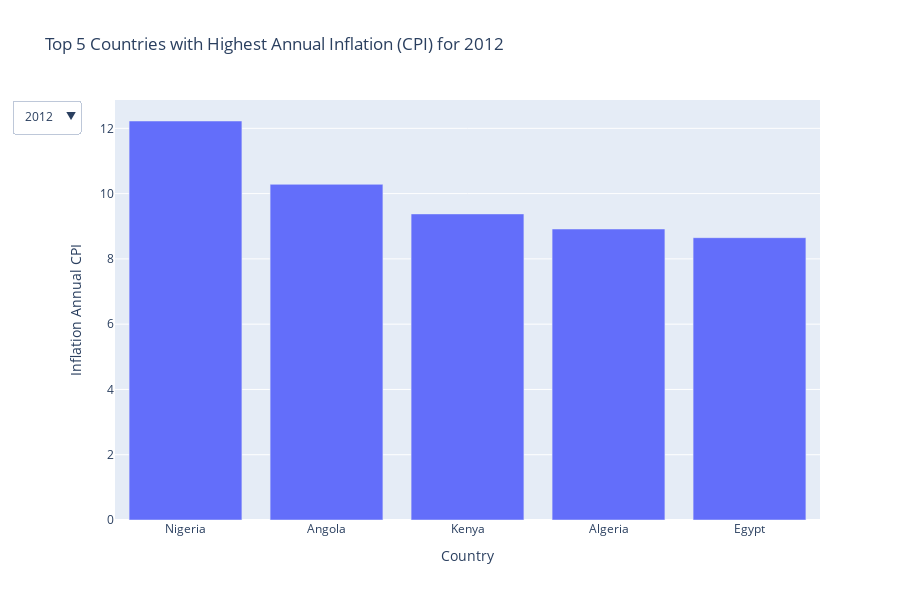

The cell this chart's notebook holds for it:
### Code cell
df_top5 = df.sort_values(['year', 'inflation_annual_cpi'], ascending=[True, False]) \
             .groupby('year').head(5)

years = df_top5['year'].unique()

fig = px.bar(df_top5[df_top5['year'] == years[0]], x='country', y='inflation_annual_cpi',
             title=f"Top 5 Countries with Highest Annual Inflation (CPI) for {years[0]}",
             labels={'inflation_annual_cpi': 'Inflation Annual CPI'})

dropdown_buttons = [
    {
        'label': str(year),
        'method': 'update',
        'args': [
            {'x': [df_top5[df_top5['year'] == year]['country']],  # Update x-axis
             'y': [df_top5[df_top5['year'] == year]['inflation_annual_cpi']]},  # Update y-axis
            {'title': f"Top 5 Countries with Highest Annual Inflation (CPI) for {year}"}  # Update title
        ]
    }
    for year in years
]

fig.update_layout(
    updatemenus=[
        {
            'buttons': dropdown_buttons,
            'direction': 'down',
            'showactive': True,
        }
    ],
    xaxis_title="Country",
    yaxis_title="Inflation Annual CPI",
    height=600,
    width=900
)

fig.show()

### Figure 1 — Plotly figure (JSON) as saved in the notebook; plotly's stock layout.template omitted (floating-point values rounded to 4 significant figures)
{"data": [{"alignmentgroup": "True", "hovertemplate": "country=%{x}<br>Inflation Annual CPI=%{y}<extra></extra>", "legendgroup": "", "marker": {"color": "#636efa", "pattern": {"shape": ""}}, "name": "", "offsetgroup": "", "orientation": "v", "showlegend": false, "textposition": "auto", "type": "bar", "x": ["Nigeria", "Angola", "Kenya", "Algeria", "Egypt"], "xaxis": "x", "y": [12.22, 10.29, 9.378, 8.916, 8.65], "yaxis": "y"}], "layout": {"barmode": "relative", "height": 600, "legend": {"tracegroupgap": 0}, "title": {"text": "Top 5 Countries with Highest Annual Inflation (CPI) for 2012"}, "updatemenus": [{"active": 152, "buttons": [{"args": [{"x": [["Egypt"]], "y": [[5.944]]}, {"title": "Top 5 Countries with Highest Annual Inflation (CPI) for 1860"}], "label": "1860", "method": "update"}, {"args": [{"x": [["Egypt"]], "y": [[5.953]]}, {"title": "Top 5 Countries with Highest Annual Inflation (CPI) for 1861"}], "label": "1861", "method": "update"}, {"args": [{"x": [["Egypt"]], "y": [[5.941]]}, {"title": "Top 5 Countries with Highest Annual Inflation (CPI) for 1862"}], "label": "1862", "method": "update"}, {"args": [{"x": [["Egypt"]], "y": [[5.95]]}, {"title": "Top 5 Countries with Highest Annual Inflation (CPI) for 1863"}], "label": "1863", "method": "update"}, {"args": [{"x": [["Egypt"]], "y": [[5.951]]}, {"title": "Top 5 Countries with Highest Annual Inflation (CPI) for 1864"}], "label": "1864", "method": "update"}, {"args": [{"x": [["Egypt"]], "y": [[5.945]]}, {"title": "Top 5 Countries with Highest Annual Inflation (CPI) for 1865"}], "label": "1865", "method": "update"}, {"args": [{"x": [["Egypt"]], "y": [[5.942]]}, {"title": "Top 5 Countries with Highest Annual Inflation (CPI) for 1866"}], "label": "1866", "method": "update"}, {"args": [{"x": [["Egypt"]], "y": [[5.951]]}, {"title": "Top 5 Countries with Highest Annual Inflation (CPI) for 1867"}], "label": "1867", "method": "update"}, {"args": [{"x": [["Egypt"]], "y": [[5.949]]}, {"title": "Top 5 Countries with Highest Annual Inflation (CPI) for 1868"}], "label": "1868", "method": "update"}, {"args": [{"x": [["Egypt"]], "y": [[5.938]]}, {"title": "Top 5 Countries with Highest Annual Inflation (CPI) for 1869"}], "label": "1869", "method": "update"}, {"args": [{"x": [["Egypt", "Algeria"]], "y": [[5.953, 3.441]]}, {"title": "Top 5 Countries with Highest Annual Inflation (CPI) for 1870"}], "label": "1870", "method": "update"}, {"args": [{"x": [["Algeria", "Egypt"]], "y": [[14.15, 12.98]]}, {"title": "Top 5 Countries with Highest Annual Inflation (CPI) for 1871"}], "label": "1871", "method": "update"}, {"args": [{"x": [["Algeria", "Egypt"]], "y": [[-3.719, -4.202]]}, {"title": "Top 5 Countries with Highest Annual Inflation (CPI) for 1872"}], "label": "1872", "method": "update"}, {"args": [{"x": [["Algeria", "Egypt"]], "y": [[11.2, -4.172]]}, {"title": "Top 5 Countries with Highest Annual Inflation (CPI) for 1873"}], "label": "1873", "method": "update"}, {"args": [{"x": [["Egypt", "Algeria"]], "y": [[1.556, -3.849]]}, {"title": "Top 5 Countries with Highest Annual Inflation (CPI) for 1874"}], "label": "1874", "method": "update"}, {"args": [{"x": [["Egypt", "Algeria"]], "y": [[-8.528, -20.92]]}, {"title": "Top 5 Countries with Highest Annual Inflation (CPI) for 1875"}], "label": "1875", "method": "update"}, {"args": [{"x": [["Algeria", "Egypt"]], "y": [[-1.77, -10.87]]}, {"title": "Top 5 Countries with Highest Annual Inflation (CPI) for 1876"}], "label": "1876", "method": "update"}, {"args": [{"x": [["Algeria", "Egypt"]], "y": [[29.12, -0.4374]]}, {"title": "Top 5 Countries with Highest Annual Inflation (CPI) for 1877"}], "label": "1877", "method": "update"}, {"args": [{"x": [["Egypt", "Algeria"]], "y": [[-0.5141, -1.493]]}, {"title": "Top 5 Countries with Highest Annual Inflation (CPI) for 1878"}], "label": "1878", "method": "update"}, {"args": [{"x": [["Egypt", "Algeria"]], "y": [[10.55, -16.83]]}, {"title": "Top 5 Countries with Highest Annual Inflation (CPI) for 1879"}], "label": "1879", "method": "update"}, {"args": [{"x": [["Algeria", "Egypt"]], "y": [[3.881, 1.785]]}, {"title": "Top 5 Countries with Highest Annual Inflation (CPI) for 1880"}], "label": "1880", "method": "update"}, {"args": [{"x": [["Algeria", "Egypt"]], "y": [[12.62, -12.41]]}, {"title": "Top 5 Countries with Highest Annual Inflation (CPI) for 1881"}], "label": "1881", "method": "update"}, {"args": [{"x": [["Egypt", "Algeria"]], "y": [[4.233, -12.36]]}, {"title": "Top 5 Countries with Highest Annual Inflation (CPI) for 1882"}], "label": "1882", "method": "update"}, {"args": [{"x": [["Algeria", "Egypt"]], "y": [[-1.39, -2.232]]}, {"title": "Top 5 Countries with Highest Annual Inflation (CPI) for 1883"}], "label": "1883", "method": "update"}, {"args": [{"x": [["Egypt", "Algeria"]], "y": [[-0.4771, -15.94]]}, {"title": "Top 5 Countries with Highest Annual Inflation (CPI) for 1884"}], "label": "1884", "method": "update"}, {"args": [{"x": [["Egypt"]], "y": [[-6.439]]}, {"title": "Top 5 Countries with Highest Annual Inflation (CPI) for 1885"}], "label": "1885", "method": "update"}, {"args": [{"x": [["Egypt"]], "y": [[3.617]]}, {"title": "Top 5 Countries with Highest Annual Inflation (CPI) for 1886"}], "label": "1886", "method": "update"}, {"args": [{"x": [["Egypt"]], "y": [[-2.841]]}, {"title": "Top 5 Countries with Highest Annual Inflation (CPI) for 1887"}], "label": "1887", "method": "update"}, {"args": [{"x": [["Egypt"]], "y": [[-6.217]]}, {"title": "Top 5 Countries with Highest Annual Inflation (CPI) for 1888"}], "label": "1888", "method": "update"}, {"args": [{"x": [["Egypt"]], "y": [[-12.33]]}, {"title": "Top 5 Countries with Highest Annual Inflation (CPI) for 1889"}], "label": "1889", "method": "update"}, {"args": [{"x": [["Egypt"]], "y": [[7.95]]}, {"title": "Top 5 Countries with Highest Annual Inflation (CPI) for 1890"}], "label": "1890", "method": "update"}, {"args": [{"x": [["Egypt"]], "y": [[10.18]]}, {"title": "Top 5 Countries with Highest Annual Inflation (CPI) for 1891"}], "label": "1891", "method": "update"}, {"args": [{"x": [["Egypt"]], "y": [[1.959]]}, {"title": "Top 5 Countries with Highest Annual Inflation (CPI) for 1892"}], "label": "1892", "method": "update"}, {"args": [{"x": [["Egypt"]], "y": [[-13.92]]}, {"title": "Top 5 Countries with Highest Annual Inflation (CPI) for 1893"}], "label": "1893", "method": "update"}, {"args": [{"x": [["Egypt"]], "y": [[-4.953]]}, {"title": "Top 5 Countries with Highest Annual Inflation (CPI) for 1894"}], "label": "1894", "method": "update"}, {"args": [{"x": [["Egypt"]], "y": [[-5.579]]}, {"title": "Top 5 Countries with Highest Annual Inflation (CPI) for 1895"}], "label": "1895", "method": "update"}, {"args": [{"x": [["Egypt"]], "y": [[9.705]]}, {"title": "Top 5 Countries with Highest Annual Inflation (CPI) for 1896"}], "label": "1896", "method": "update"}, {"args": [{"x": [["Egypt"]], "y": [[2.846]]}, {"title": "Top 5 Countries with Highest Annual Inflation (CPI) for 1897"}], "label": "1897", "method": "update"}, {"args": [{"x": [["Egypt"]], "y": [[14.22]]}, {"title": "Top 5 Countries with Highest Annual Inflation (CPI) for 1898"}], "label": "1898", "method": "update"}, {"args": [{"x": [["Egypt"]], "y": [[-6.374]]}, {"title": "Top 5 Countries with Highest Annual Inflation (CPI) for 1899"}], "label": "1899", "method": "update"}, {"args": [{"x": [["Egypt", "South Africa"]], "y": [[7.388, 4.11]]}, {"title": "Top 5 Countries with Highest Annual Inflation (CPI) for 1900"}], "label": "1900", "method": "update"}, {"args": [{"x": [["South Africa", "Egypt"]], "y": [[9.204, 0.11]]}, {"title": "Top 5 Countries with Highest Annual Inflation (CPI) for 1901"}], "label": "1901", "method": "update"}, {"args": [{"x": [["South Africa", "Egypt"]], "y": [[2.414, -0.5494]]}, {"title": "Top 5 Countries with Highest Annual Inflation (CPI) for 1902"}], "label": "1902", "method": "update"}, {"args": [{"x": [["Egypt", "South Africa"]], "y": [[-7.533, -8.237]]}, {"title": "Top 5 Countries with Highest Annual Inflation (CPI) for 1903"}], "label": "1903", "method": "update"}, {"args": [{"x": [["Egypt", "South Africa"]], "y": [[-2.64, -5.13]]}, {"title": "Top 5 Countries with Highest Annual Inflation (CPI) for 1904"}], "label": "1904", "method": "update"}, {"args": [{"x": [["Egypt", "South Africa"]], "y": [[15.36, -6.754]]}, {"title": "Top 5 Countries with Highest Annual Inflation (CPI) for 1905"}], "label": "1905", "method": "update"}, {"args": [{"x": [["Egypt", "South Africa"]], "y": [[9.449, -7.251]]}, {"title": "Top 5 Countries with Highest Annual Inflation (CPI) for 1906"}], "label": "1906", "method": "update"}, {"args": [{"x": [["Egypt", "South Africa"]], "y": [[1.308, -1.556]]}, {"title": "Top 5 Countries with Highest Annual Inflation (CPI) for 1907"}], "label": "1907", "method": "update"}, {"args": [{"x": [["Egypt", "South Africa"]], "y": [[8.87, -1.59]]}, {"title": "Top 5 Countries with Highest Annual Inflation (CPI) for 1908"}], "label": "1908", "method": "update"}, {"args": [{"x": [["South Africa", "Egypt"]], "y": [[4.838, 1.186]]}, {"title": "Top 5 Countries with Highest Annual Inflation (CPI) for 1909"}], "label": "1909", "method": "update"}, {"args": [{"x": [["South Africa", "Egypt"]], "y": [[15.39, -11.74]]}, {"title": "Top 5 Countries with Highest Annual Inflation (CPI) for 1910"}], "label": "1910", "method": "update"}, {"args": [{"x": [["South Africa", "Egypt"]], "y": [[4.0, 1.292]]}, {"title": "Top 5 Countries with Highest Annual Inflation (CPI) for 1911"}], "label": "1911", "method": "update"}, {"args": [{"x": [["Egypt", "South Africa"]], "y": [[6.244, 2.561]]}, {"title": "Top 5 Countries with Highest Annual Inflation (CPI) for 1912"}], "label": "1912", "method": "update"}, {"args": [{"x": [["Egypt", "South Africa"]], "y": [[11.4, 1.252]]}, {"title": "Top 5 Countries with Highest Annual Inflation (CPI) for 1913"}], "label": "1913", "method": "update"}, {"args": [{"x": [["South Africa", "Egypt"]], "y": [[1.237, -1.137]]}, {"title": "Top 5 Countries with Highest Annual Inflation (CPI) for 1914"}], "label": "1914", "method": "update"}, {"args": [{"x": [["South Africa", "Egypt"]], "y": [[4.873, -16.0]]}, {"title": "Top 5 Countries with Highest Annual Inflation (CPI) for 1915"}], "label": "1915", "method": "update"}, {"args": [{"x": [["Egypt", "South Africa"]], "y": [[19.33, 5.818]]}, {"title": "Top 5 Countries with Highest Annual Inflation (CPI) for 1916"}], "label": "1916", "method": "update"}, {"args": [{"x": [["Egypt", "South Africa"]], "y": [[35.48, 9.889]]}, {"title": "Top 5 Countries with Highest Annual Inflation (CPI) for 1917"}], "label": "1917", "method": "update"}, {"args": [{"x": [["Egypt", "South Africa"]], "y": [[18.05, 7.001]]}, {"title": "Top 5 Countries with Highest Annual Inflation (CPI) for 1918"}], "label": "1918", "method": "update"}, {"args": [{"x": [["Egypt", "South Africa"]], "y": [[12.17, 0.9308]]}, {"title": "Top 5 Countries with Highest Annual Inflation (CPI) for 1919"}], "label": "1919", "method": "update"}, {"args": [{"x": [["South Africa", "Egypt"]], "y": [[35.19, 20.6]]}, {"title": "Top 5 Countries with Highest Annual Inflation (CPI) for 1920"}], "label": "1920", "method": "update"}, {"args": [{"x": [["Angola", "Zimbabwe", "South Africa", "Egypt"]], "y": [[29.63, -17.24, -18.07, -28.5]]}, {"title": "Top 5 Countries with Highest Annual Inflation (CPI) for 1921"}], "label": "1921", "method": "update"}, {"args": [{"x": [["Angola", "South Africa", "Egypt", "Zimbabwe"]], "y": [[45.71, -3.955, -11.81, -13.89]]}, {"title": "Top 5 Countries with Highest Annual Inflation (CPI) for 1922"}], "label": "1922", "method": "update"}, {"args": [{"x": [["Angola", "South Africa", "Zimbabwe", "Egypt"]], "y": [[68.63, 0.7586, -4.032, -10.9]]}, {"title": "Top 5 Countries with Highest Annual Inflation (CPI) for 1923"}], "label": "1923", "method": "update"}, {"args": [{"x": [["Angola", "Egypt", "South Africa"]], "y": [[126.7, 7.201, 0]]}, {"title": "Top 5 Countries with Highest Annual Inflation (CPI) for 1924"}], "label": "1924", "method": "update"}, {"args": [{"x": [["Egypt", "South Africa", "Angola"]], "y": [[5.682, -1.506, -27.18]]}, {"title": "Top 5 Countries with Highest Annual Inflation (CPI) for 1925"}], "label": "1925", "method": "update"}, {"args": [{"x": [["South Africa", "Angola", "Egypt"]], "y": [[-1.524, -7.042, -11.35]]}, {"title": "Top 5 Countries with Highest Annual Inflation (CPI) for 1926"}], "label": "1926", "method": "update"}, {"args": [{"x": [["South Africa", "Zimbabwe", "Egypt", "Angola"]], "y": [[2.323, 0.8475, -8.357, -17.42]]}, {"title": "Top 5 Countries with Highest Annual Inflation (CPI) for 1927"}], "label": "1927", "method": "update"}, {"args": [{"x": [["Egypt", "Zimbabwe", "South Africa", "Angola"]], "y": [[4.506, 0.8403, -0.7586, -9.174]]}, {"title": "Top 5 Countries with Highest Annual Inflation (CPI) for 1928"}], "label": "1928", "method": "update"}, {"args": [{"x": [["Zimbabwe", "South Africa", "Egypt", "Angola"]], "y": [[0, -1.524, -3.34, -5.051]]}, {"title": "Top 5 Countries with Highest Annual Inflation (CPI) for 1929"}], "label": "1929", "method": "update"}, {"args": [{"x": [["South Africa", "Zimbabwe", "Angola", "Egypt"]], "y": [[-2.329, -5, -5.319, -6.922]]}, {"title": "Top 5 Countries with Highest Annual Inflation (CPI) for 1930"}], "label": "1930", "method": "update"}, {"args": [{"x": [["Angola", "South Africa", "Egypt", "Zimbabwe"]], "y": [[0, -3.968, -5.02, -7.018]]}, {"title": "Top 5 Countries with Highest Annual Inflation (CPI) for 1931"}], "label": "1931", "method": "update"}, {"args": [{"x": [["Angola", "Zimbabwe", "South Africa", "Egypt"]], "y": [[-2.247, -3.774, -5.433, -10.85]]}, {"title": "Top 5 Countries with Highest Annual Inflation (CPI) for 1932"}], "label": "1932", "method": "update"}, {"args": [{"x": [["South Africa", "Angola", "Zimbabwe", "Egypt"]], "y": [[2.399, 2.299, -2.941, -9.793]]}, {"title": "Top 5 Countries with Highest Annual Inflation (CPI) for 1933"}], "label": "1933", "method": "update"}, {"args": [{"x": [["Egypt", "Angola", "Zimbabwe", "South Africa"]], "y": [[23.97, 3.371, -1.01, -1.453]]}, {"title": "Top 5 Countries with Highest Annual Inflation (CPI) for 1934"}], "label": "1934", "method": "update"}, {"args": [{"x": [["Egypt", "Angola", "Zimbabwe", "South Africa"]], "y": [[5.649, 5.435, 0, -0.4484]]}, {"title": "Top 5 Countries with Highest Annual Inflation (CPI) for 1935"}], "label": "1935", "method": "update"}, {"args": [{"x": [["South Africa", "Zimbabwe", "Angola", "Egypt"]], "y": [[0.9067, -1.02, -1.031, -7.25]]}, {"title": "Top 5 Countries with Highest Annual Inflation (CPI) for 1936"}], "label": "1936", "method": "update"}, {"args": [{"x": [["Zimbabwe", "South Africa", "Angola", "Egypt"]], "y": [[6.186, 5.638, 2.083, -1.023]]}, {"title": "Top 5 Countries with Highest Annual Inflation (CPI) for 1937"}], "label": "1937", "method": "update"}, {"args": [{"x": [["Egypt", "Angola", "South Africa", "Zimbabwe"]], "y": [[11.43, 2.041, -0.3224, -2.913]]}, {"title": "Top 5 Countries with Highest Annual Inflation (CPI) for 1938"}], "label": "1938", "method": "update"}, {"args": [{"x": [["Algeria", "Angola", "Zimbabwe", "South Africa", "Egypt"]], "y": [[9.756, 1, 0.9063, 0.8589, -1.435]]}, {"title": "Top 5 Countries with Highest Annual Inflation (CPI) for 1939"}], "label": "1939", "method": "update"}, {"args": [{"x": [["Morocco", "Algeria", "Tunisia", "Angola", "Egypt"]], "y": [[25, 22.22, 22.01, 13.86, 10.38]]}, {"title": "Top 5 Countries with Highest Annual Inflation (CPI) for 1940"}], "label": "1940", "method": "update"}, {"args": [{"x": [["Morocco", "Tunisia", "Egypt", "Angola", "Algeria"]], "y": [[32, 24.58, 24.19, 16.52, 16.36]]}, {"title": "Top 5 Countries with Highest Annual Inflation (CPI) for 1941"}], "label": "1941", "method": "update"}, {"args": [{"x": [["Egypt", "Morocco", "Algeria", "Tunisia", "Angola"]], "y": [[40.77, 38.19, 28.12, 25.0, 17.91]]}, {"title": "Top 5 Countries with Highest Annual Inflation (CPI) for 1942"}], "label": "1942", "method": "update"}, {"args": [{"x": [["Tunisia", "Algeria", "Morocco", "Egypt", "Angola"]], "y": [[72.11, 46.34, 28.51, 17.49, 13.92]]}, {"title": "Top 5 Countries with Highest Annual Inflation (CPI) for 1943"}], "label": "1943", "method": "update"}, {"args": [{"x": [["Algeria", "Tunisia", "Morocco", "Egypt", "Angola"]], "y": [[41.67, 37.61, 34.81, 11.38, 7.778]]}, {"title": "Top 5 Countries with Highest Annual Inflation (CPI) for 1944"}], "label": "1944", "method": "update"}, {"args": [{"x": [["Algeria", "Morocco", "Tunisia", "Angola", "Zambia"]], "y": [[29.41, 18.99, 13.78, 5.155, 2.703]]}, {"title": "Top 5 Countries with Highest Annual Inflation (CPI) for 1945"}], "label": "1945", "method": "update"}, {"args": [{"x": [["Morocco", "Tunisia", "Algeria", "Zambia", "South Africa"]], "y": [[56.76, 49.61, 18.18, 7.895, 6.061]]}, {"title": "Top 5 Countries with Highest Annual Inflation (CPI) for 1946"}], "label": "1946", "method": "update"}, {"args": [{"x": [["Algeria", "Tunisia", "Morocco", "Angola", "South Africa"]], "y": [[69.23, 67.1, 57.47, 13.55, 4.288]]}, {"title": "Top 5 Countries with Highest Annual Inflation (CPI) for 1947"}], "label": "1947", "method": "update"}, {"args": [{"x": [["Tunisia", "Algeria", "Morocco", "Mauritius", "Zimbabwe"]], "y": [[69.14, 63.64, 40.15, 32.0, 9.389]]}, {"title": "Top 5 Countries with Highest Annual Inflation (CPI) for 1948"}], "label": "1948", "method": "update"}, {"args": [{"x": [["Algeria", "Morocco", "Tunisia", "Zimbabwe", "Kenya"]], "y": [[23.61, 23.0, 4.157, 3.792, 3.523]]}, {"title": "Top 5 Countries with Highest Annual Inflation (CPI) for 1949"}], "label": "1949", "method": "update"}, {"args": [{"x": [["Kenya", "Egypt", "Zimbabwe", "South Africa", "Mauritius"]], "y": [[8.554, 8.51, 7.692, 6.876, 4.905]]}, {"title": "Top 5 Countries with Highest Annual Inflation (CPI) for 1950"}], "label": "1950", "method": "update"}, {"args": [{"x": [["Morocco", "Tunisia", "Mauritius", "Kenya", "South Africa"]], "y": [[23.2, 15.04, 11.15, 10.88, 7.653]]}, {"title": "Top 5 Countries with Highest Annual Inflation (CPI) for 1951"}], "label": "1951", "method": "update"}, {"args": [{"x": [["Ivory Coast", "Zimbabwe", "Tunisia", "South Africa", "Kenya"]], "y": [[16.22, 8.18, 7.006, 6.609, 6.451]]}, {"title": "Top 5 Countries with Highest Annual Inflation (CPI) for 1952"}], "label": "1952", "method": "update"}, {"args": [{"x": [["Zambia", "Kenya", "Zimbabwe", "Ivory Coast", "South Africa"]], "y": [[3.846, 3.032, 2.778, 2.326, 0.7774]]}, {"title": "Top 5 Countries with Highest Annual Inflation (CPI) for 1953"}], "label": "1953", "method": "update"}, {"args": [{"x": [["Kenya", "Tunisia", "South Africa", "Zambia", "Nigeria"]], "y": [[4.41, 4.192, 3.846, 3.704, 3.103]]}, {"title": "Top 5 Countries with Highest Annual Inflation (CPI) for 1954"}], "label": "1954", "method": "update"}, {"args": [{"x": [["Kenya", "Nigeria", "Morocco", "Zambia", "Ivory Coast"]], "y": [[6.369, 6.174, 5.862, 3.571, 2.326]]}, {"title": "Top 5 Countries with Highest Annual Inflation (CPI) for 1955"}], "label": "1955", "method": "update"}, {"args": [{"x": [["Nigeria", "Morocco", "Tunisia", "Ivory Coast", "Zimbabwe"]], "y": [[6.863, 5.715, 4.808, 4.545, 4.431]]}, {"title": "Top 5 Countries with Highest Annual Inflation (CPI) for 1956"}], "label": "1956", "method": "update"}, {"args": [{"x": [["Ivory Coast", "Central African Republic", "Tunisia", "South Africa", "Egypt"]], "y": [[13.04, 6.818, 5.505, 3.264, 3.249]]}, {"title": "Top 5 Countries with Highest Annual Inflation (CPI) for 1957"}], "label": "1957", "method": "update"}, {"args": [{"x": [["Ivory Coast", "Central African Republic", "Algeria", "Tunisia", "Morocco"]], "y": [[21.15, 12.77, 12.26, 5.217, 4.384]]}, {"title": "Top 5 Countries with Highest Annual Inflation (CPI) for 1958"}], "label": "1958", "method": "update"}, {"args": [{"x": [["Algeria", "Ivory Coast", "Nigeria", "Central African Republic", "Zimbabwe"]], "y": [[9.244, 6.348, 4.708, 3.774, 2.653]]}, {"title": "Top 5 Countries with Highest Annual Inflation (CPI) for 1959"}], "label": "1959", "method": "update"}, {"args": [{"x": [["Central African Republic", "Algeria", "Nigeria", "Zambia", "Zimbabwe"]], "y": [[10.91, 5.385, 4.326, 3.454, 2.455]]}, {"title": "Top 5 Countries with Highest Annual Inflation (CPI) for 1960"}], "label": "1960", "method": "update"}, {"args": [{"x": [["Ivory Coast", "Central African Republic", "Nigeria", "Algeria", "Zimbabwe"]], "y": [[14.43, 6.557, 6.217, 2.92, 2.9]]}, {"title": "Top 5 Countries with Highest Annual Inflation (CPI) for 1961"}], "label": "1961", "method": "update"}, {"args": [{"x": [["Central African Republic", "Angola", "Tunisia", "Morocco", "Nigeria"]], "y": [[7.692, 5.882, 5.784, 5.408, 2.912]]}, {"title": "Top 5 Countries with Highest Annual Inflation (CPI) for 1962"}], "label": "1962", "method": "update"}, {"args": [{"x": [["Ivory Coast", "Morocco", "Central African Republic", "Egypt", "Mauritius"]], "y": [[8.72, 5.739, 3.714, 2.061, 1.754]]}, {"title": "Top 5 Countries with Highest Annual Inflation (CPI) for 1963"}], "label": "1963", "method": "update"}, {"args": [{"x": [["Central African Republic", "Egypt", "Tunisia", "Morocco", "South Africa"]], "y": [[10.06, 7.824, 5.94, 4.233, 4.142]]}, {"title": "Top 5 Countries with Highest Annual Inflation (CPI) for 1964"}], "label": "1964", "method": "update"}, {"args": [{"x": [["Egypt", "Central African Republic", "Zambia", "Kenya", "Tunisia"]], "y": [[13.12, 9.387, 8.163, 5.762, 5.55]]}, {"title": "Top 5 Countries with Highest Annual Inflation (CPI) for 1965"}], "label": "1965", "method": "update"}, {"args": [{"x": [["Zambia", "Nigeria", "Egypt", "Ivory Coast", "Tunisia"]], "y": [[10.24, 8.14, 6.694, 4.665, 4.536]]}, {"title": "Top 5 Countries with Highest Annual Inflation (CPI) for 1966"}], "label": "1966", "method": "update"}, {"args": [{"x": [["Zambia", "Mauritius", "Tunisia", "Ivory Coast", "Zimbabwe"]], "y": [[5.012, 2.938, 2.844, 2.766, 2.365]]}, {"title": "Top 5 Countries with Highest Annual Inflation (CPI) for 1967"}], "label": "1967", "method": "update"}, {"args": [{"x": [["Zambia", "Ivory Coast", "Algeria", "Mauritius", "Central African Republic"]], "y": [[10.71, 7.748, 6.6, 5.33, 4.809]]}, {"title": "Top 5 Countries with Highest Annual Inflation (CPI) for 1968"}], "label": "1968", "method": "update"}, {"args": [{"x": [["Nigeria", "South Africa", "Egypt", "Mauritius", "Tunisia"]], "y": [[11.0, 3.812, 3.677, 2.979, 2.805]]}, {"title": "Top 5 Countries with Highest Annual Inflation (CPI) for 1969"}], "label": "1969", "method": "update"}, {"args": [{"x": [["Nigeria", "Ivory Coast", "Angola", "South Africa", "Central African Republic"]], "y": [[13.41, 8.075, 7.965, 4.883, 3.734]]}, {"title": "Top 5 Countries with Highest Annual Inflation (CPI) for 1970"}], "label": "1970", "method": "update"}, {"args": [{"x": [["Central African Republic", "Nigeria", "South Africa", "Zambia", "Algeria"]], "y": [[27.7, 15.48, 6.705, 6.522, 6.173]]}, {"title": "Top 5 Countries with Highest Annual Inflation (CPI) for 1971"}], "label": "1971", "method": "update"}, {"args": [{"x": [["Angola", "South Africa", "Mauritius", "Zambia", "Algeria"]], "y": [[15.8, 8.432, 5.552, 4.762, 4.734]]}, {"title": "Top 5 Countries with Highest Annual Inflation (CPI) for 1972"}], "label": "1972", "method": "update"}, {"args": [{"x": [["Mauritius", "Angola", "Ivory Coast", "Kenya", "Nigeria"]], "y": [[20.82, 15.67, 12.93, 12.66, 11.67]]}, {"title": "Top 5 Countries with Highest Annual Inflation (CPI) for 1973"}], "label": "1973", "method": "update"}, {"args": [{"x": [["Angola", "Mauritius", "Ivory Coast", "Kenya", "Morocco"]], "y": [[27.42, 23.8, 18.22, 16.41, 15.98]]}, {"title": "Top 5 Countries with Highest Annual Inflation (CPI) for 1974"}], "label": "1974", "method": "update"}, {"args": [{"x": [["Nigeria", "Angola", "Kenya", "Central African Republic", "Mauritius"]], "y": [[38.5, 29.0, 19.73, 16.03, 15.21]]}, {"title": "Top 5 Countries with Highest Annual Inflation (CPI) for 1975"}], "label": "1975", "method": "update"}, {"args": [{"x": [["Angola", "Zambia", "Nigeria", "Algeria", "Ivory Coast"]], "y": [[80.7, 18.97, 18.34, 17.17, 12.91]]}, {"title": "Top 5 Countries with Highest Annual Inflation (CPI) for 1976"}], "label": "1976", "method": "update"}, {"args": [{"x": [["Angola", "Ivory Coast", "Nigeria", "Zambia", "Kenya"]], "y": [[69.01, 24.48, 22.36, 19.83, 18.01]]}, {"title": "Top 5 Countries with Highest Annual Inflation (CPI) for 1977"}], "label": "1977", "method": "update"}, {"args": [{"x": [["Angola", "Zambia", "Ivory Coast", "Nigeria", "Kenya"]], "y": [[48.46, 16.19, 16.03, 15.78, 15.36]]}, {"title": "Top 5 Countries with Highest Annual Inflation (CPI) for 1978"}], "label": "1978", "method": "update"}, {"args": [{"x": [["Angola", "Mauritius", "Ivory Coast", "Algeria", "South Africa"]], "y": [[101.3, 23.22, 21.76, 14.61, 13.89]]}, {"title": "Top 5 Countries with Highest Annual Inflation (CPI) for 1979"}], "label": "1979", "method": "update"}, {"args": [{"x": [["Angola", "Mauritius", "Egypt", "South Africa", "Kenya"]], "y": [[46.71, 33.04, 20.5, 14.24, 13.87]]}, {"title": "Top 5 Countries with Highest Annual Inflation (CPI) for 1980"}], "label": "1980", "method": "update"}, {"args": [{"x": [["Mauritius", "Nigeria", "South Africa", "Central African Republic", "Algeria"]], "y": [[26.45, 20.55, 15.74, 14.66, 14.61]]}, {"title": "Top 5 Countries with Highest Annual Inflation (CPI) for 1981"}], "label": "1981", "method": "update"}, {"args": [{"x": [["Egypt", "South Africa", "Kenya", "Tunisia", "Mauritius"]], "y": [[14.9, 14.4, 13.82, 13.67, 13.38]]}, {"title": "Top 5 Countries with Highest Annual Inflation (CPI) for 1982"}], "label": "1982", "method": "update"}, {"args": [{"x": [["Zimbabwe", "Nigeria", "Zambia", "Egypt", "Central African Republic"]], "y": [[23.2, 22.22, 19.69, 15.98, 14.56]]}, {"title": "Top 5 Countries with Highest Annual Inflation (CPI) for 1983"}], "label": "1983", "method": "update"}, {"args": [{"x": [["Nigeria", "Kenya", "Zimbabwe", "Zambia", "Egypt"]], "y": [[40.91, 20.67, 20.3, 20.02, 17.06]]}, {"title": "Top 5 Countries with Highest Annual Inflation (CPI) for 1984"}], "label": "1984", "method": "update"}, {"args": [{"x": [["Zambia", "South Africa", "Egypt", "Kenya", "Central African Republic"]], "y": [[37.43, 16.2, 12.11, 11.4, 10.46]]}, {"title": "Top 5 Countries with Highest Annual Inflation (CPI) for 1985"}], "label": "1985", "method": "update"}, {"args": [{"x": [["Zambia", "Egypt", "South Africa", "Zimbabwe", "Algeria"]], "y": [[54.8, 23.9, 18.75, 14.5, 14.01]]}, {"title": "Top 5 Countries with Highest Annual Inflation (CPI) for 1986"}], "label": "1986", "method": "update"}, {"args": [{"x": [["Zambia", "Egypt", "South Africa", "Kenya", "Zimbabwe"]], "y": [[47.03, 25.18, 16.19, 13.01, 12.5]]}, {"title": "Top 5 Countries with Highest Annual Inflation (CPI) for 1987"}], "label": "1987", "method": "update"}, {"args": [{"x": [["Zambia", "Nigeria", "Egypt", "South Africa", "Zimbabwe"]], "y": [[54.04, 34.21, 15.19, 12.89, 7.4]]}, {"title": "Top 5 Countries with Highest Annual Inflation (CPI) for 1988"}], "label": "1988", "method": "update"}, {"args": [{"x": [["Zambia", "Nigeria", "Egypt", "South Africa", "Mauritius"]], "y": [[128.3, 49.02, 20.13, 14.51, 13.61]]}, {"title": "Top 5 Countries with Highest Annual Inflation (CPI) for 1989"}], "label": "1989", "method": "update"}, {"args": [{"x": [["Zambia", "Egypt", "Zimbabwe", "South Africa", "Kenya"]], "y": [[109.6, 21.22, 17.4, 14.29, 11.2]]}, {"title": "Top 5 Countries with Highest Annual Inflation (CPI) for 1990"}], "label": "1990", "method": "update"}, {"args": [{"x": [["Zambia", "Angola", "Algeria", "Zimbabwe", "Kenya"]], "y": [[97.7, 85.27, 25.9, 24, 19.1]]}, {"title": "Top 5 Countries with Highest Annual Inflation (CPI) for 1991"}], "label": "1991", "method": "update"}, {"args": [{"x": [["Angola", "Zambia", "Nigeria", "Zimbabwe", "Algeria"]], "y": [[299.1, 165.7, 44.56, 41.6, 31.7]]}, {"title": "Top 5 Countries with Highest Annual Inflation (CPI) for 1992"}], "label": "1992", "method": "update"}, {"args": [{"x": [["Angola", "Zambia", "Nigeria", "Kenya", "Zimbabwe"]], "y": [[1379.0, 183.3, 57.14, 45.98, 28.2]]}, {"title": "Top 5 Countries with Highest Annual Inflation (CPI) for 1993"}], "label": "1993", "method": "update"}, {"args": [{"x": [["Angola", "Nigeria", "Zambia", "Algeria", "Kenya"]], "y": [[949.8, 57.42, 54.61, 29, 28.81]]}, {"title": "Top 5 Countries with Highest Annual Inflation (CPI) for 1994"}], "label": "1994", "method": "update"}, {"args": [{"x": [["Angola", "Nigeria", "Zambia", "Algeria", "Zimbabwe"]], "y": [[2672.0, 72.73, 34.91, 29.8, 25.81]]}, {"title": "Top 5 Countries with Highest Annual Inflation (CPI) for 1995"}], "label": "1995", "method": "update"}, {"args": [{"x": [["Angola", "Zambia", "Nigeria", "Algeria", "Zimbabwe"]], "y": [[4146.0, 43.09, 29.29, 18.7, 16.4]]}, {"title": "Top 5 Countries with Highest Annual Inflation (CPI) for 1996"}], "label": "1996", "method": "update"}, {"args": [{"x": [["Angola", "Zambia", "Zimbabwe", "Kenya", "Nigeria"]], "y": [[221.5, 24.41, 20.07, 11.92, 10.67]]}, {"title": "Top 5 Countries with Highest Annual Inflation (CPI) for 1997"}], "label": "1997", "method": "update"}, {"args": [{"x": [["Angola", "Zimbabwe", "Zambia", "Nigeria", "South Africa"]], "y": [[107.4, 46.61, 24.46, 7.862, 6.872]]}, {"title": "Top 5 Countries with Highest Annual Inflation (CPI) for 1998"}], "label": "1998", "method": "update"}, {"args": [{"x": [["Angola", "Zimbabwe", "Zambia", "Mauritius", "Nigeria"]], "y": [[248.2, 56.92, 26.79, 6.872, 6.618]]}, {"title": "Top 5 Countries with Highest Annual Inflation (CPI) for 1999"}], "label": "1999", "method": "update"}, {"args": [{"x": [["Angola", "Zimbabwe", "Zambia", "Kenya", "Nigeria"]], "y": [[325.0, 55.2, 26.1, 9.955, 6.938]]}, {"title": "Top 5 Countries with Highest Annual Inflation (CPI) for 2000"}], "label": "2000", "method": "update"}, {"args": [{"x": [["Angola", "Zimbabwe", "Zambia", "Nigeria", "Kenya"]], "y": [[152.6, 112.1, 21.36, 18.87, 5.824]]}, {"title": "Top 5 Countries with Highest Annual Inflation (CPI) for 2001"}], "label": "2001", "method": "update"}, {"args": [{"x": [["Zimbabwe", "Angola", "Zambia", "Nigeria", "South Africa"]], "y": [[198.9, 108.9, 22.24, 12.88, 9.177]]}, {"title": "Top 5 Countries with Highest Annual Inflation (CPI) for 2002"}], "label": "2002", "method": "update"}, {"args": [{"x": [["Zimbabwe", "Angola", "Zambia", "Nigeria", "Kenya"]], "y": [[598.7, 98.34, 21.4, 14.03, 5.983]]}, {"title": "Top 5 Countries with Highest Annual Inflation (CPI) for 2003"}], "label": "2003", "method": "update"}, {"args": [{"x": [["Zimbabwe", "Angola", "Zambia", "Nigeria", "Kenya"]], "y": [[132.7, 43.56, 17.97, 15.0, 8.381]]}, {"title": "Top 5 Countries with Highest Annual Inflation (CPI) for 2004"}], "label": "2004", "method": "update"}, {"args": [{"x": [["Zimbabwe", "Angola", "Zambia", "Nigeria", "Egypt"]], "y": [[585.8, 22.96, 18.32, 17.86, 8.826]]}, {"title": "Top 5 Countries with Highest Annual Inflation (CPI) for 2005"}], "label": "2005", "method": "update"}, {"args": [{"x": [["Zimbabwe", "Angola", "Zambia", "Mauritius", "Nigeria"]], "y": [[1281.0, 13.3, 9.017, 8.93, 8.218]]}, {"title": "Top 5 Countries with Highest Annual Inflation (CPI) for 2006"}], "label": "2006", "method": "update"}, {"args": [{"x": [["Zimbabwe", "Angola", "Egypt", "Zambia", "Mauritius"]], "y": [[66280.0, 12.25, 10.96, 10.65, 8.827]]}, {"title": "Top 5 Countries with Highest Annual Inflation (CPI) for 2007"}], "label": "2007", "method": "update"}, {"args": [{"x": [["Zimbabwe", "Kenya", "Angola", "Zambia", "Egypt"]], "y": [[21990000.0, 15.1, 12.46, 12.45, 11.7]]}, {"title": "Top 5 Countries with Highest Annual Inflation (CPI) for 2008"}], "label": "2008", "method": "update"}, {"args": [{"x": [["Egypt", "Angola", "Zambia", "Nigeria", "Kenya"]], "y": [[16.24, 13.72, 13.39, 12.54, 10.55]]}, {"title": "Top 5 Countries with Highest Annual Inflation (CPI) for 2009"}], "label": "2009", "method": "update"}, {"args": [{"x": [["Angola", "Nigeria", "Egypt", "Zambia", "Tunisia"]], "y": [[14.48, 13.72, 11.69, 8.5, 4.409]]}, {"title": "Top 5 Countries with Highest Annual Inflation (CPI) for 2010"}], "label": "2010", "method": "update"}, {"args": [{"x": [["Kenya", "Angola", "Egypt", "Nigeria", "Zambia"]], "y": [[14.02, 13.48, 11.09, 10.84, 8.658]]}, {"title": "Top 5 Countries with Highest Annual Inflation (CPI) for 2011"}], "label": "2011", "method": "update"}, {"args": [{"x": [["Nigeria", "Angola", "Kenya", "Algeria", "Egypt"]], "y": [[12.22, 10.29, 9.378, 8.916, 8.65]]}, {"title": "Top 5 Countries with Highest Annual Inflation (CPI) for 2012"}], "label": "2012", "method": "update"}, {"args": [{"x": [["Angola", "Nigeria", "Zambia", "Egypt", "Central African Republic"]], "y": [[8.782, 8.495, 6.978, 6.914, 6.552]]}, {"title": "Top 5 Countries with Highest Annual Inflation (CPI) for 2013"}], "label": "2013", "method": "update"}, {"args": [{"x": [["Central African Republic", "Egypt", "Nigeria", "Zambia", "Angola"]], "y": [[11.58, 10.1, 8.048, 7.811, 7.296]]}, {"title": "Top 5 Countries with Highest Annual Inflation (CPI) for 2014"}], "label": "2014", "method": "update"}], "direction": "down", "showactive": true}], "width": 900, "xaxis": {"anchor": "y", "autorange": true, "domain": [0, 1], "range": [-0.5, 4.5], "title": {"text": "Country"}, "type": "category"}, "yaxis": {"anchor": "x", "autorange": true, "domain": [0, 1], "range": [0, 12.87], "title": {"text": "Inflation Annual CPI"}, "type": "linear"}}}
